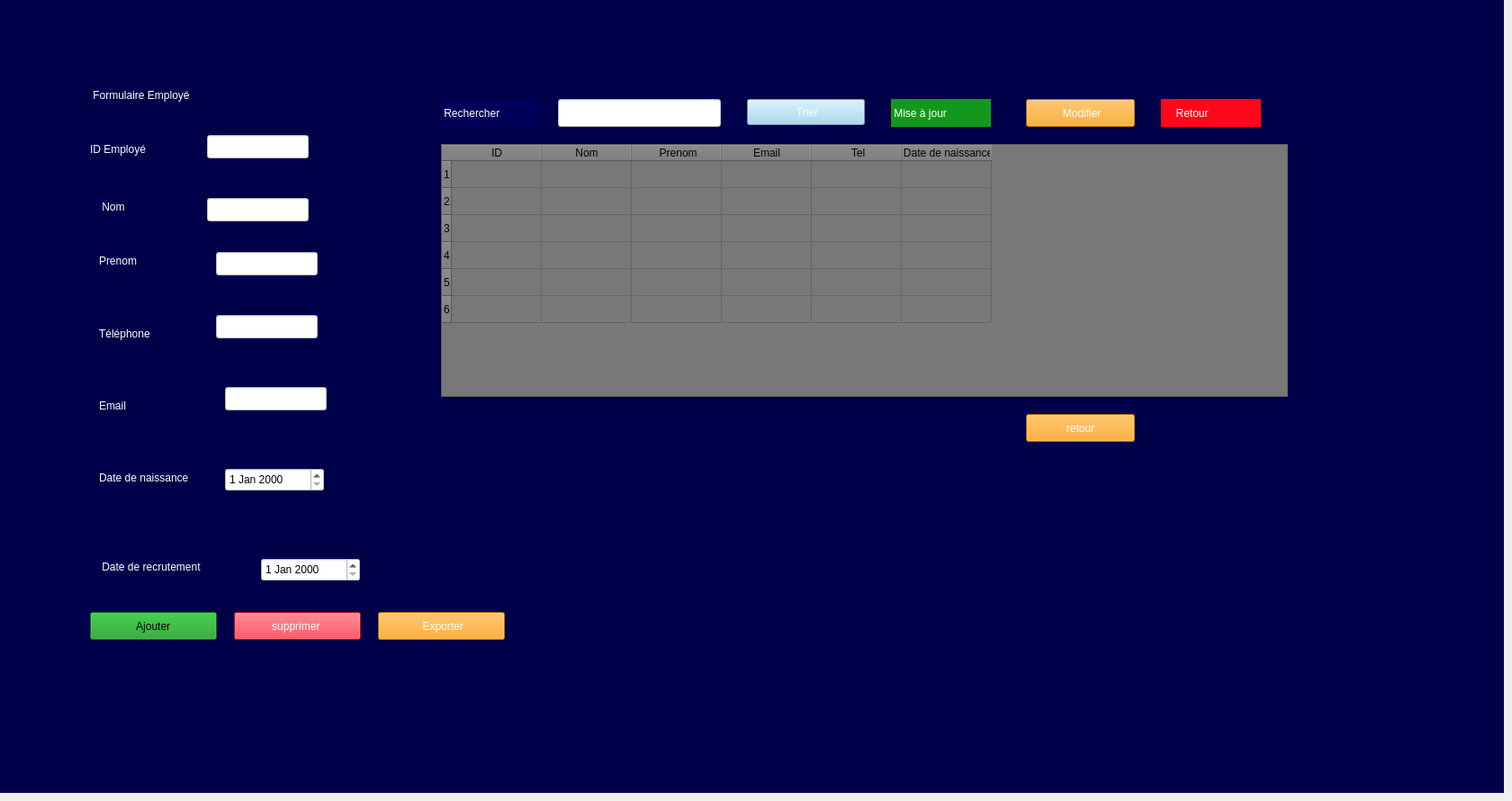
    <widget class="QWidget" name="page_2">
     <widget class="QStackedWidget" name="stackedWidget_2">
      <property name="geometry">
       <rect>
        <x>0</x>
        <y>0</y>
        <width>1671</width>
        <height>881</height>
       </rect>
      </property>
      <property name="styleSheet">
       <string notr="true">background-color: rgb(0, 0, 74);</string>
      </property>
      <widget class="QWidget" name="page_3">
       <widget class="QTableWidget" name="tableWidget">
        <property name="geometry">
         <rect>
          <x>490</x>
          <y>160</y>
          <width>941</width>
          <height>281</height>
         </rect>
        </property>
        <property name="styleSheet">
         <string notr="true">background-color: rgb(255, 255, 255);
background-color: rgb(120, 120, 120);
background-color: rgb(120, 120, 120);</string>
        </property>
        <row>
         <property name="text">
          <string>1</string>
         </property>
         <property name="background">
          <color>
           <red>255</red>
           <green>255</green>
           <blue>255</blue>
          </color>
         </property>
        </row>
        <row/>
        <row/>
        <row/>
        <row/>
        <row/>
        <column>
         <property name="text">
          <string>ID</string>
         </property>
         <property name="background">
          <color>
           <red>120</red>
           <green>120</green>
           <blue>120</blue>
          </color>
         </property>
         <property name="foreground">
          <brush brushstyle="NoBrush">
           <color alpha="255">
            <red>255</red>
            <green>255</green>
            <blue>255</blue>
           </color>
          </brush>
         </property>
        </column>
        <column>
         <property name="text">
          <string>Nom</string>
         </property>
         <property name="background">
          <color>
           <red>120</red>
           <green>120</green>
           <blue>120</blue>
          </color>
         </property>
         <property name="foreground">
          <brush brushstyle="NoBrush">
           <color alpha="255">
            <red>255</red>
            <green>255</green>
            <blue>255</blue>
           </color>
          </brush>
         </property>
        </column>
        <column>
         <property name="text">
          <string> Prenom</string>
         </property>
         <property name="background">
          <color>
           <red>120</red>
           <green>120</green>
           <blue>120</blue>
          </color>
         </property>
         <property name="foreground">
          <brush brushstyle="NoBrush">
           <color alpha="255">
            <red>255</red>
            <green>255</green>
            <blue>255</blue>
           </color>
          </brush>
         </property>
        </column>
        <column>
         <property name="text">
          <string>Email</string>
         </property>
         <property name="background">
          <color>
           <red>120</red>
           <green>120</green>
           <blue>120</blue>
          </color>
         </property>
         <property name="foreground">
          <brush brushstyle="NoBrush">
           <color alpha="255">
            <red>255</red>
            <green>255</green>
            <blue>255</blue>
           </color>
          </brush>
         </property>
        </column>
        <column>
         <property name="text">
          <string> Tel</string>
         </property>
         <property name="background">
          <color>
           <red>120</red>
           <green>120</green>
           <blue>120</blue>
          </color>
         </property>
        </column>
        <column>
         <property name="text">
          <string> Date de naissance</string>
         </property>
        </column>
        <item row="3" column="0">
         <property name="text">
          <string/>
         </property>
         <property name="foreground">
          <brush brushstyle="NoBrush">
           <color alpha="255">
            <red>255</red>
            <green>255</green>
            <blue>255</blue>
           </color>
          </brush>
         </property>
        </item>
        <item row="4" column="2">
         <property name="text">
          <string/>
         </property>
         <property name="background">
          <brush brushstyle="NoBrush">
           <color alpha="255">
            <red>255</red>
            <green>255</green>
            <blue>255</blue>
           </color>
          </brush>
         </property>
        </item>
       </widget>
       <widget class="QLabel" name="label_2">
        <property name="geometry">
         <rect>
          <x>110</x>
          <y>220</y>
          <width>63</width>
          <height>20</height>
         </rect>
        </property>
        <property name="styleSheet">
         <string notr="true">color: rgb(255, 255, 255);
</string>
        </property>
        <property name="text">
         <string> Nom </string>
        </property>
       </widget>
       <widget class="QLabel" name="label_6">
        <property name="geometry">
         <rect>
          <x>110</x>
          <y>510</y>
          <width>181</width>
          <height>41</height>
         </rect>
        </property>
        <property name="styleSheet">
         <string notr="true">color: rgb(255, 255, 255);</string>
        </property>
        <property name="text">
         <string>Date de naissance </string>
        </property>
       </widget>
       <widget class="QLineEdit" name="lineEdit_3">
        <property name="geometry">
         <rect>
          <x>240</x>
          <y>280</y>
          <width>113</width>
          <height>26</height>
         </rect>
        </property>
        <property name="styleSheet">
         <string notr="true">background-color: rgb(255, 255, 255);
</string>
        </property>
       </widget>
       <widget class="QLineEdit" name="lineEdit_6">
        <property name="geometry">
         <rect>
          <x>620</x>
          <y>110</y>
          <width>181</width>
          <height>31</height>
         </rect>
        </property>
        <property name="styleSheet">
         <string notr="true">background-color: rgb(255, 255, 255);</string>
        </property>
       </widget>
       <widget class="QLineEdit" name="lineEdit">
        <property name="geometry">
         <rect>
          <x>230</x>
          <y>150</y>
          <width>113</width>
          <height>26</height>
         </rect>
        </property>
        <property name="styleSheet">
         <string notr="true">background-color: rgb(255, 255, 255);</string>
        </property>
       </widget>
       <widget class="QLineEdit" name="lineEdit_5">
        <property name="geometry">
         <rect>
          <x>250</x>
          <y>430</y>
          <width>113</width>
          <height>26</height>
         </rect>
        </property>
        <property name="styleSheet">
         <string notr="true">background-color: rgb(255, 255, 255);
</string>
        </property>
       </widget>
       <widget class="QLabel" name="label_5">
        <property name="geometry">
         <rect>
          <x>110</x>
          <y>430</y>
          <width>91</width>
          <height>41</height>
         </rect>
        </property>
        <property name="styleSheet">
         <string notr="true">color: rgb(255, 255, 255);
</string>
        </property>
        <property name="text">
         <string>Email  </string>
        </property>
       </widget>
       <widget class="QPushButton" name="pushButton_5">
        <property name="geometry">
         <rect>
          <x>100</x>
          <y>680</y>
          <width>141</width>
          <height>31</height>
         </rect>
        </property>
        <property name="styleSheet">
         <string notr="true"> background-color: rgb(18, 153, 29);</string>
        </property>
        <property name="text">
         <string> Ajouter </string>
        </property>
       </widget>
       <widget class="QLabel" name="label_3">
        <property name="geometry">
         <rect>
          <x>110</x>
          <y>280</y>
          <width>71</width>
          <height>20</height>
         </rect>
        </property>
        <property name="styleSheet">
         <string notr="true">color: rgb(255, 255, 255);
</string>
        </property>
        <property name="text">
         <string>Prenom</string>
        </property>
       </widget>
       <widget class="QLabel" name="label">
        <property name="geometry">
         <rect>
          <x>100</x>
          <y>140</y>
          <width>101</width>
          <height>51</height>
         </rect>
        </property>
        <property name="palette">
         <palette>
          <active>
           <colorrole role="WindowText">
            <brush brushstyle="SolidPattern">
             <color alpha="255">
              <red>255</red>
              <green>255</green>
              <blue>255</blue>
             </color>
            </brush>
           </colorrole>
           <colorrole role="Button">
            <brush brushstyle="SolidPattern">
             <color alpha="255">
              <red>0</red>
              <green>0</green>
              <blue>74</blue>
             </color>
            </brush>
           </colorrole>
           <colorrole role="Text">
            <brush brushstyle="SolidPattern">
             <color alpha="255">
              <red>255</red>
              <green>255</green>
              <blue>255</blue>
             </color>
            </brush>
           </colorrole>
           <colorrole role="ButtonText">
            <brush brushstyle="SolidPattern">
             <color alpha="255">
              <red>255</red>
              <green>255</green>
              <blue>255</blue>
             </color>
            </brush>
           </colorrole>
           <colorrole role="Base">
            <brush brushstyle="SolidPattern">
             <color alpha="255">
              <red>0</red>
              <green>0</green>
              <blue>74</blue>
             </color>
            </brush>
           </colorrole>
           <colorrole role="Window">
            <brush brushstyle="SolidPattern">
             <color alpha="255">
              <red>0</red>
              <green>0</green>
              <blue>74</blue>
             </color>
            </brush>
           </colorrole>
           <colorrole role="PlaceholderText">
            <brush brushstyle="SolidPattern">
             <color alpha="128">
              <red>255</red>
              <green>255</green>
              <blue>255</blue>
             </color>
            </brush>
           </colorrole>
          </active>
          <inactive>
           <colorrole role="WindowText">
            <brush brushstyle="SolidPattern">
             <color alpha="255">
              <red>255</red>
              <green>255</green>
              <blue>255</blue>
             </color>
            </brush>
           </colorrole>
           <colorrole role="Button">
            <brush brushstyle="SolidPattern">
             <color alpha="255">
              <red>0</red>
              <green>0</green>
              <blue>74</blue>
             </color>
            </brush>
           </colorrole>
           <colorrole role="Text">
            <brush brushstyle="SolidPattern">
             <color alpha="255">
              <red>255</red>
              <green>255</green>
              <blue>255</blue>
             </color>
            </brush>
           </colorrole>
           <colorrole role="ButtonText">
            <brush brushstyle="SolidPattern">
             <color alpha="255">
              <red>255</red>
              <green>255</green>
              <blue>255</blue>
             </color>
            </brush>
           </colorrole>
           <colorrole role="Base">
            <brush brushstyle="SolidPattern">
             <color alpha="255">
              <red>0</red>
              <green>0</green>
              <blue>74</blue>
             </color>
            </brush>
           </colorrole>
           <colorrole role="Window">
            <brush brushstyle="SolidPattern">
             <color alpha="255">
              <red>0</red>
              <green>0</green>
              <blue>74</blue>
             </color>
            </brush>
           </colorrole>
           <colorrole role="PlaceholderText">
            <brush brushstyle="SolidPattern">
             <color alpha="128">
              <red>255</red>
              <green>255</green>
              <blue>255</blue>
             </color>
            </brush>
           </colorrole>
          </inactive>
          <disabled>
           <colorrole role="WindowText">
            <brush brushstyle="SolidPattern">
             <color alpha="255">
              <red>255</red>
              <green>255</green>
              <blue>255</blue>
             </color>
            </brush>
           </colorrole>
           <colorrole role="Button">
            <brush brushstyle="SolidPattern">
             <color alpha="255">
              <red>0</red>
              <green>0</green>
              <blue>74</blue>
             </color>
            </brush>
           </colorrole>
           <colorrole role="Text">
            <brush brushstyle="SolidPattern">
             <color alpha="255">
              <red>255</red>
              <green>255</green>
              <blue>255</blue>
             </color>
            </brush>
           </colorrole>
           <colorrole role="ButtonText">
            <brush brushstyle="SolidPattern">
             <color alpha="255">
              <red>255</red>
              <green>255</green>
              <blue>255</blue>
             </color>
            </brush>
           </colorrole>
           <colorrole role="Base">
            <brush brushstyle="SolidPattern">
             <color alpha="255">
              <red>0</red>
              <green>0</green>
              <blue>74</blue>
             </color>
            </brush>
           </colorrole>
           <colorrole role="Window">
            <brush brushstyle="SolidPattern">
             <color alpha="255">
              <red>0</red>
              <green>0</green>
              <blue>74</blue>
             </color>
            </brush>
           </colorrole>
           <colorrole role="PlaceholderText">
            <brush brushstyle="SolidPattern">
             <color alpha="128">
              <red>255</red>
              <green>255</green>
              <blue>255</blue>
             </color>
            </brush>
           </colorrole>
          </disabled>
         </palette>
        </property>
        <property name="styleSheet">
         <string notr="true">color: rgb(255, 255, 255);</string>
        </property>
        <property name="text">
         <string>ID Employé  </string>
        </property>
       </widget>
       <widget class="QDateEdit" name="dateEdit">
        <property name="geometry">
         <rect>
          <x>250</x>
          <y>520</y>
          <width>110</width>
          <height>26</height>
         </rect>
        </property>
        <property name="styleSheet">
         <string notr="true">background-color: rgb(255, 255, 255);
</string>
        </property>
       </widget>
       <widget class="QPushButton" name="ex">
        <property name="geometry">
         <rect>
          <x>420</x>
          <y>680</y>
          <width>141</width>
          <height>31</height>
         </rect>
        </property>
        <property name="styleSheet">
         <string notr="true">background-color: rgb(255, 255, 255);
color: rgb(255, 255, 255);
background-color: rgb(253, 154, 4);</string>
        </property>
        <property name="text">
         <string> Exporter</string>
        </property>
       </widget>
       <widget class="QLabel" name="mis">
        <property name="geometry">
         <rect>
          <x>990</x>
          <y>110</y>
          <width>111</width>
          <height>31</height>
         </rect>
        </property>
        <property name="styleSheet">
         <string notr="true">color: rgb(255, 255, 255);
background-color: rgb(255, 255, 255);
background-color: rgb(18, 153, 29);
</string>
        </property>
        <property name="text">
         <string> Mise à jour</string>
        </property>
       </widget>
       <widget class="QPushButton" name="pushButton_7">
        <property name="geometry">
         <rect>
          <x>260</x>
          <y>680</y>
          <width>141</width>
          <height>31</height>
         </rect>
        </property>
        <property name="styleSheet">
         <string notr="true">color: rgb(255, 255, 255);
 
background-color: rgb(253, 7, 27);</string>
        </property>
        <property name="text">
         <string>supprimer </string>
        </property>
       </widget>
       <widget class="QLineEdit" name="lineEdit_2">
        <property name="geometry">
         <rect>
          <x>230</x>
          <y>220</y>
          <width>113</width>
          <height>26</height>
         </rect>
        </property>
        <property name="styleSheet">
         <string notr="true">background-color: rgb(255, 255, 255);</string>
        </property>
       </widget>
       <widget class="QPushButton" name="pushButton_6">
        <property name="geometry">
         <rect>
          <x>1140</x>
          <y>110</y>
          <width>121</width>
          <height>31</height>
         </rect>
        </property>
        <property name="styleSheet">
         <string notr="true">color: rgb(255, 255, 255);
 background-color: rgb(253, 154, 4);</string>
        </property>
        <property name="text">
         <string> Modifier</string>
        </property>
       </widget>
       <widget class="QLabel" name="label_4">
        <property name="geometry">
         <rect>
          <x>110</x>
          <y>350</y>
          <width>91</width>
          <height>41</height>
         </rect>
        </property>
        <property name="styleSheet">
         <string notr="true">color: rgb(255, 255, 255);</string>
        </property>
        <property name="text">
         <string>Téléphone </string>
        </property>
       </widget>
       <widget class="QLabel" name="label_9">
        <property name="geometry">
         <rect>
          <x>110</x>
          <y>620</y>
          <width>181</width>
          <height>20</height>
         </rect>
        </property>
        <property name="styleSheet">
         <string notr="true">font: 10pt &quot;Segoe UI&quot;;
color: rgb(255, 255, 255);</string>
        </property>
        <property name="text">
         <string> Date de recrutement </string>
        </property>
       </widget>
       <widget class="QLineEdit" name="lineEdit_4">
        <property name="geometry">
         <rect>
          <x>240</x>
          <y>350</y>
          <width>113</width>
          <height>26</height>
         </rect>
        </property>
        <property name="styleSheet">
         <string notr="true">background-color: rgb(255, 255, 255);
</string>
        </property>
       </widget>
       <widget class="QDateEdit" name="dateEdit_2">
        <property name="geometry">
         <rect>
          <x>290</x>
          <y>620</y>
          <width>110</width>
          <height>26</height>
         </rect>
        </property>
        <property name="styleSheet">
         <string notr="true">background-color: rgb(255, 255, 255);
</string>
        </property>
       </widget>
       <widget class="QPushButton" name="pushButton_9">
        <property name="geometry">
         <rect>
          <x>830</x>
          <y>110</y>
          <width>131</width>
          <height>29</height>
         </rect>
        </property>
        <property name="palette">
         <palette>
          <active>
           <colorrole role="WindowText">
            <brush brushstyle="SolidPattern">
             <color alpha="255">
              <red>255</red>
              <green>255</green>
              <blue>255</blue>
             </color>
            </brush>
           </colorrole>
           <colorrole role="Button">
            <brush brushstyle="SolidPattern">
             <color alpha="255">
              <red>154</red>
              <green>211</green>
              <blue>238</blue>
             </color>
            </brush>
           </colorrole>
           <colorrole role="Text">
            <brush brushstyle="SolidPattern">
             <color alpha="255">
              <red>255</red>
              <green>255</green>
              <blue>255</blue>
             </color>
            </brush>
           </colorrole>
           <colorrole role="ButtonText">
            <brush brushstyle="SolidPattern">
             <color alpha="255">
              <red>255</red>
              <green>255</green>
              <blue>255</blue>
             </color>
            </brush>
           </colorrole>
           <colorrole role="Base">
            <brush brushstyle="SolidPattern">
             <color alpha="255">
              <red>154</red>
              <green>211</green>
              <blue>238</blue>
             </color>
            </brush>
           </colorrole>
           <colorrole role="Window">
            <brush brushstyle="SolidPattern">
             <color alpha="255">
              <red>154</red>
              <green>211</green>
              <blue>238</blue>
             </color>
            </brush>
           </colorrole>
           <colorrole role="Highlight">
            <brush brushstyle="SolidPattern">
             <color alpha="255">
              <red>39</red>
              <green>191</green>
              <blue>115</blue>
             </color>
            </brush>
           </colorrole>
           <colorrole role="PlaceholderText">
            <brush brushstyle="SolidPattern">
             <color alpha="128">
              <red>255</red>
              <green>255</green>
              <blue>255</blue>
             </color>
            </brush>
           </colorrole>
          </active>
          <inactive>
           <colorrole role="WindowText">
            <brush brushstyle="SolidPattern">
             <color alpha="255">
              <red>255</red>
              <green>255</green>
              <blue>255</blue>
             </color>
            </brush>
           </colorrole>
           <colorrole role="Button">
            <brush brushstyle="SolidPattern">
             <color alpha="255">
              <red>154</red>
              <green>211</green>
              <blue>238</blue>
             </color>
            </brush>
           </colorrole>
           <colorrole role="Text">
            <brush brushstyle="SolidPattern">
             <color alpha="255">
              <red>255</red>
              <green>255</green>
              <blue>255</blue>
             </color>
            </brush>
           </colorrole>
           <colorrole role="ButtonText">
            <brush brushstyle="SolidPattern">
             <color alpha="255">
              <red>255</red>
              <green>255</green>
              <blue>255</blue>
             </color>
            </brush>
           </colorrole>
           <colorrole role="Base">
            <brush brushstyle="SolidPattern">
             <color alpha="255">
              <red>154</red>
              <green>211</green>
              <blue>238</blue>
             </color>
            </brush>
           </colorrole>
           <colorrole role="Window">
            <brush brushstyle="SolidPattern">
             <color alpha="255">
              <red>154</red>
              <green>211</green>
              <blue>238</blue>
             </color>
            </brush>
           </colorrole>
           <colorrole role="Highlight">
            <brush brushstyle="SolidPattern">
             <color alpha="255">
              <red>39</red>
              <green>191</green>
              <blue>115</blue>
             </color>
            </brush>
           </colorrole>
           <colorrole role="PlaceholderText">
            <brush brushstyle="SolidPattern">
             <color alpha="128">
              <red>255</red>
              <green>255</green>
              <blue>255</blue>
             </color>
            </brush>
           </colorrole>
          </inactive>
          <disabled>
           <colorrole role="WindowText">
            <brush brushstyle="SolidPattern">
             <color alpha="255">
              <red>255</red>
              <green>255</green>
              <blue>255</blue>
             </color>
            </brush>
           </colorrole>
           <colorrole role="Button">
            <brush brushstyle="SolidPattern">
             <color alpha="255">
              <red>154</red>
              <green>211</green>
              <blue>238</blue>
             </color>
            </brush>
           </colorrole>
           <colorrole role="Text">
            <brush brushstyle="SolidPattern">
             <color alpha="255">
              <red>255</red>
              <green>255</green>
              <blue>255</blue>
             </color>
            </brush>
           </colorrole>
           <colorrole role="ButtonText">
            <brush brushstyle="SolidPattern">
             <color alpha="255">
              <red>255</red>
              <green>255</green>
              <blue>255</blue>
             </color>
            </brush>
           </colorrole>
           <colorrole role="Base">
            <brush brushstyle="SolidPattern">
             <color alpha="255">
              <red>154</red>
              <green>211</green>
              <blue>238</blue>
             </color>
            </brush>
           </colorrole>
           <colorrole role="Window">
            <brush brushstyle="SolidPattern">
             <color alpha="255">
              <red>154</red>
              <green>211</green>
              <blue>238</blue>
             </color>
            </brush>
           </colorrole>
           <colorrole role="Highlight">
            <brush brushstyle="SolidPattern">
             <color alpha="255">
              <red>39</red>
              <green>191</green>
              <blue>115</blue>
             </color>
            </brush>
           </colorrole>
           <colorrole role="PlaceholderText">
            <brush brushstyle="SolidPattern">
             <color alpha="128">
              <red>255</red>
              <green>255</green>
              <blue>255</blue>
             </color>
            </brush>
           </colorrole>
          </disabled>
         </palette>
        </property>
        <property name="styleSheet">
         <string notr="true">
color: rgb(255, 255, 255);
background-color: rgb(154, 211, 238);</string>
        </property>
        <property name="text">
         <string> Trier</string>
        </property>
       </widget>
       <widget class="QLabel" name="label_8">
        <property name="geometry">
         <rect>
          <x>490</x>
          <y>110</y>
          <width>111</width>
          <height>31</height>
         </rect>
        </property>
        <property name="styleSheet">
         <string notr="true">background-color: rgb(255, 255, 255);
color: rgb(255, 255, 255);
background-color: rgb(0, 0, 91);
 
</string>
        </property>
        <property name="text">
         <string> Rechercher</string>
        </property>
       </widget>
       <widget class="QLabel" name="label_10">
        <property name="geometry">
         <rect>
          <x>100</x>
          <y>80</y>
          <width>181</width>
          <height>51</height>
         </rect>
        </property>
        <property name="palette">
         <palette>
          <active>
           <colorrole role="WindowText">
            <brush brushstyle="SolidPattern">
             <color alpha="255">
              <red>255</red>
              <green>255</green>
              <blue>255</blue>
             </color>
            </brush>
           </colorrole>
           <colorrole role="Button">
            <brush brushstyle="SolidPattern">
             <color alpha="255">
              <red>0</red>
              <green>0</green>
              <blue>74</blue>
             </color>
            </brush>
           </colorrole>
           <colorrole role="Text">
            <brush brushstyle="SolidPattern">
             <color alpha="255">
              <red>255</red>
              <green>255</green>
              <blue>255</blue>
             </color>
            </brush>
           </colorrole>
           <colorrole role="ButtonText">
            <brush brushstyle="SolidPattern">
             <color alpha="255">
              <red>255</red>
              <green>255</green>
              <blue>255</blue>
             </color>
            </brush>
           </colorrole>
           <colorrole role="Base">
            <brush brushstyle="SolidPattern">
             <color alpha="255">
              <red>0</red>
              <green>0</green>
              <blue>74</blue>
             </color>
            </brush>
           </colorrole>
           <colorrole role="Window">
            <brush brushstyle="SolidPattern">
             <color alpha="255">
              <red>0</red>
              <green>0</green>
              <blue>74</blue>
             </color>
            </brush>
           </colorrole>
           <colorrole role="PlaceholderText">
            <brush brushstyle="SolidPattern">
             <color alpha="128">
              <red>255</red>
              <green>255</green>
              <blue>255</blue>
             </color>
            </brush>
           </colorrole>
          </active>
          <inactive>
           <colorrole role="WindowText">
            <brush brushstyle="SolidPattern">
             <color alpha="255">
              <red>255</red>
              <green>255</green>
              <blue>255</blue>
             </color>
            </brush>
           </colorrole>
           <colorrole role="Button">
            <brush brushstyle="SolidPattern">
             <color alpha="255">
              <red>0</red>
              <green>0</green>
              <blue>74</blue>
             </color>
            </brush>
           </colorrole>
           <colorrole role="Text">
            <brush brushstyle="SolidPattern">
             <color alpha="255">
              <red>255</red>
              <green>255</green>
              <blue>255</blue>
             </color>
            </brush>
           </colorrole>
           <colorrole role="ButtonText">
            <brush brushstyle="SolidPattern">
             <color alpha="255">
              <red>255</red>
              <green>255</green>
              <blue>255</blue>
             </color>
            </brush>
           </colorrole>
           <colorrole role="Base">
            <brush brushstyle="SolidPattern">
             <color alpha="255">
              <red>0</red>
              <green>0</green>
              <blue>74</blue>
             </color>
            </brush>
           </colorrole>
           <colorrole role="Window">
            <brush brushstyle="SolidPattern">
             <color alpha="255">
              <red>0</red>
              <green>0</green>
              <blue>74</blue>
             </color>
            </brush>
           </colorrole>
           <colorrole role="PlaceholderText">
            <brush brushstyle="SolidPattern">
             <color alpha="128">
              <red>255</red>
              <green>255</green>
              <blue>255</blue>
             </color>
            </brush>
           </colorrole>
          </inactive>
          <disabled>
           <colorrole role="WindowText">
            <brush brushstyle="SolidPattern">
             <color alpha="255">
              <red>255</red>
              <green>255</green>
              <blue>255</blue>
             </color>
            </brush>
           </colorrole>
           <colorrole role="Button">
            <brush brushstyle="SolidPattern">
             <color alpha="255">
              <red>0</red>
              <green>0</green>
              <blue>74</blue>
             </color>
            </brush>
           </colorrole>
           <colorrole role="Text">
            <brush brushstyle="SolidPattern">
             <color alpha="255">
              <red>255</red>
              <green>255</green>
              <blue>255</blue>
             </color>
            </brush>
           </colorrole>
           <colorrole role="ButtonText">
            <brush brushstyle="SolidPattern">
             <color alpha="255">
              <red>255</red>
              <green>255</green>
              <blue>255</blue>
             </color>
            </brush>
           </colorrole>
           <colorrole role="Base">
            <brush brushstyle="SolidPattern">
             <color alpha="255">
              <red>0</red>
              <green>0</green>
              <blue>74</blue>
             </color>
            </brush>
           </colorrole>
           <colorrole role="Window">
            <brush brushstyle="SolidPattern">
             <color alpha="255">
              <red>0</red>
              <green>0</green>
              <blue>74</blue>
             </color>
            </brush>
           </colorrole>
           <colorrole role="PlaceholderText">
            <brush brushstyle="SolidPattern">
             <color alpha="128">
              <red>255</red>
              <green>255</green>
              <blue>255</blue>
             </color>
            </brush>
           </colorrole>
          </disabled>
         </palette>
        </property>
        <property name="styleSheet">
         <string notr="true">color: rgb(255, 255, 255);
font: italic 9pt &quot;Segoe UI&quot;;</string>
        </property>
        <property name="text">
         <string> Formulaire Employé</string>
        </property>
       </widget>
       <widget class="QLabel" name="mis_2">
        <property name="geometry">
         <rect>
          <x>1290</x>
          <y>110</y>
          <width>111</width>
          <height>31</height>
         </rect>
        </property>
        <property name="styleSheet">
         <string notr="true">color: rgb(255, 255, 255);
background-color: rgb(253, 7, 27);
</string>
        </property>
        <property name="text">
         <string>     Retour</string>
        </property>
       </widget>
       <widget class="QPushButton" name="retour_4">
        <property name="geometry">
         <rect>
          <x>1140</x>
          <y>460</y>
          <width>121</width>
          <height>31</height>
         </rect>
        </property>
        <property name="styleSheet">
         <string notr="true">color: rgb(255, 255, 255);
 background-color: rgb(253, 154, 4);</string>
        </property>
        <property name="text">
         <string>retour</string>
        </property>
       </widget>
      </widget>
      <widget class="QWidget" name="page_4"/>
     </widget>
    </widget>
